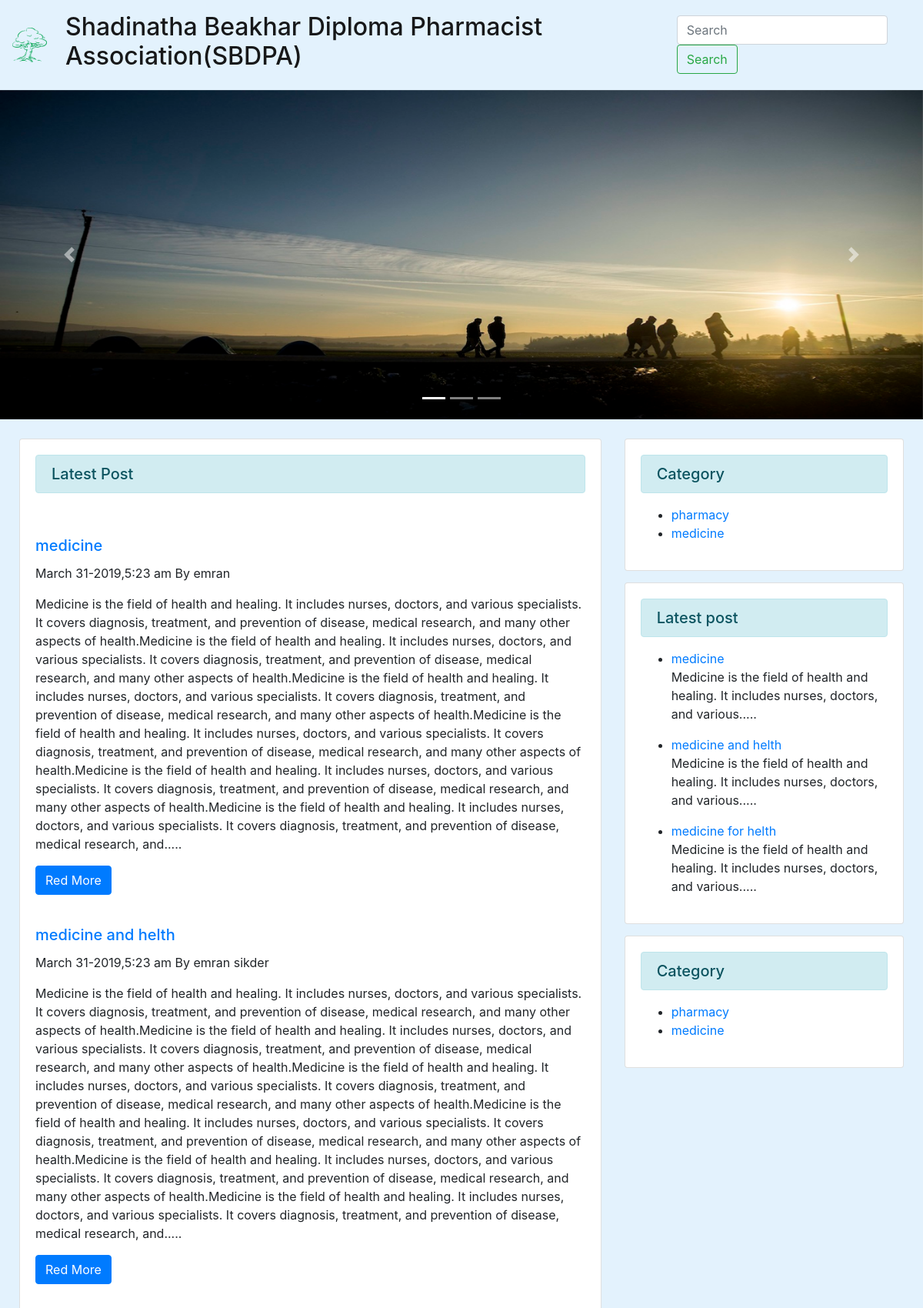
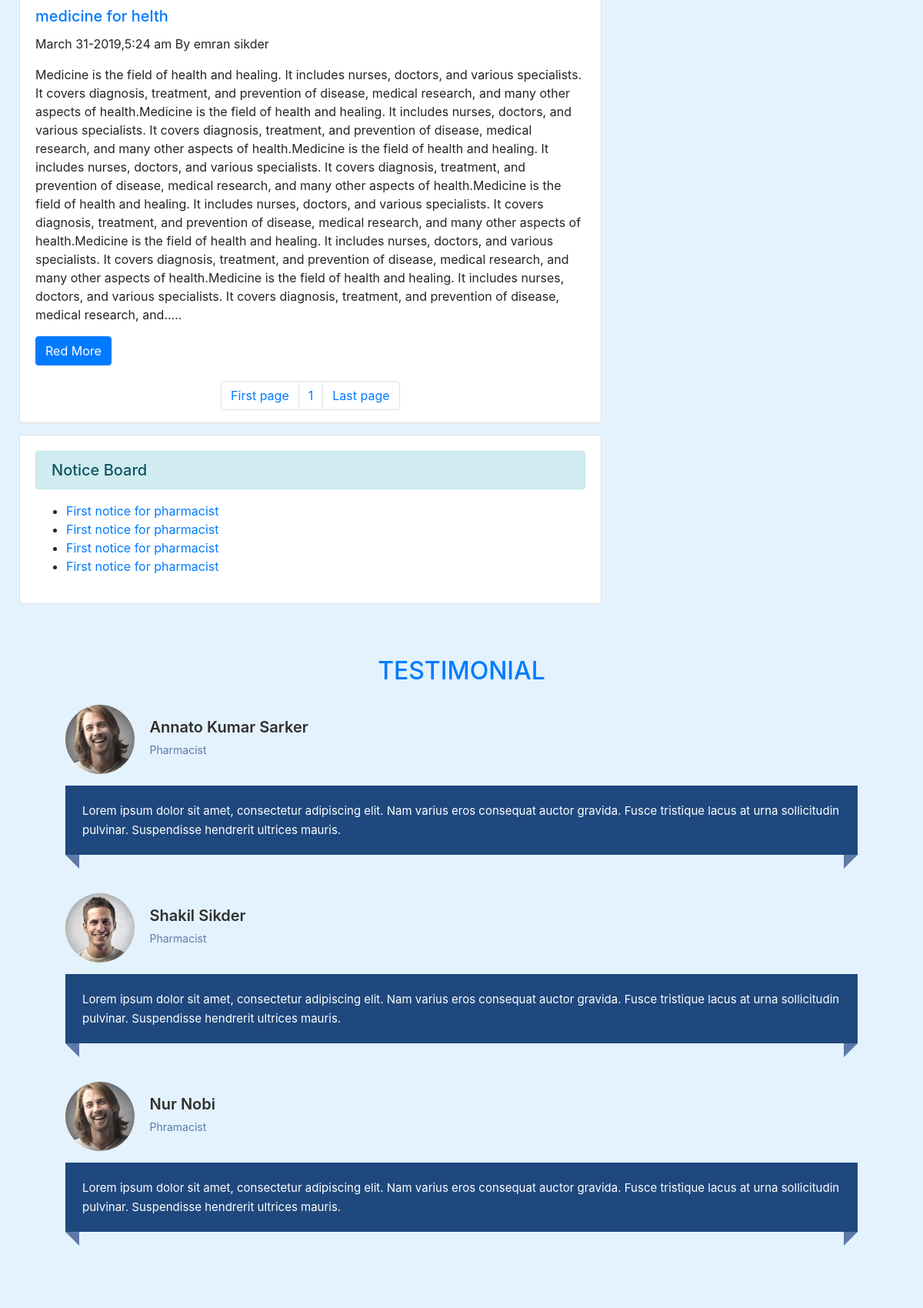
The page / (upper part) on the database its author committed (2 pictures, top to bottom).
### tables this page shows
CREATE TABLE `tbl_post` (
  `id` int(11) NOT NULL,
  `cat` int(11) NOT NULL,
  `title` varchar(255) NOT NULL,
  `body` text NOT NULL,
  `author` varchar(50) NOT NULL,
  `tags` varchar(255) NOT NULL,
  `date` timestamp NOT NULL DEFAULT CURRENT_TIMESTAMP
);

CREATE TABLE `tbl_cat` (
  `id` int(11) NOT NULL,
  `name` varchar(60) NOT NULL
);

### database.php (called while the page is built, shortened)
<?php
Class Database{
	public $host   = DB_HOST;
	public $user   = DB_USER;
	public $pass   = DB_PASS;
	public $dbname = DB_NAME;
	public $link;
	private function connectDB(){
	$this->link = new mysqli($this->host, $this->user, $this->pass, $this->dbname);
 }
	public function select($query){
		$result = $this->link->query($query) or die($this->link->error.__LINE__);
		if($result->num_rows > 0){
			return $result;
		} else {
			return false;
		}
	}
}

### format.php (called while the page is built, shortened)
<?php
	class format{
		public function formatDate($date){
 			return date('F j-Y,g:i a',strtotime($date));
		}
		public function textShorten($text,$limit=1300){
			$text=$text." ";
			$text=substr($text,0,$limit);
			$text=substr($text,0,strrpos($text,' '));
			$text=$text.".....";
			return $text;
		}
	}
?>

### index.php (the view, shortened to what this page needs)
<?php include "header.php" ?>
<?php include "slider.php" ?>
<div class="row two-colum-row navbar-light " style="background-color: #e3f2fd;">
  <div class="col-sm-8 two-colum-first ">
	<div class="card w-90 card-margin">
		<div class="card-body">
			<div class="alert alert-info" role="alert">
				<h5 class="card-title card-text">Latest Post</h5>
			</div>
		</div>
		<?php
			$total_page=3;
			if(isset($_GET["page"])){
				$page=$_GET["page"];
			}else{ $page=1; }
			$start_form=($page-1)*$total_page;
		?>
		<?php
			$query="select * from tbl_post limit $start_form,$total_page";
			$post=$db->select($query);
			if($post){
				while($result=$post->fetch_assoc()){
		?>
	<div class="card-body">
		<h5 class="card-title"><a href="post.php?id=<?php echo $result['id']; ?>"><?php echo $result['title']; ?></a></h5>
		<p><?php echo $fm->formatDate($result['date']);?>&nbsp;By <?php echo $result['author']; ?></p>
	    <p><?php echo $fm->textShorten($result['body']); ?></p>
	<a href="post.php?id=<?php echo $result['id']; ?>" class="btn btn-primary">Red More</a>
	</div>
	<?php } ?>
	<nav aria-label="Page navigation example">
		<?php
				$query="select * from tbl_post";
				$result=$db->select($query);
				$total_rows=mysqli_num_rows($result);
				$total_pages=ceil($total_rows/$total_page);
		echo "<ul class='pagination justify-content-center'><li class='page-item'><a class='page-link' href='index.php?page=1' tabindex='-1'>".'First page'."</a></li>";
			for ($i=1; $i <=$total_pages; $i++) {
				echo "<li class='page-item'><a class='page-link' href='index.php?page=$i'>".$i."</a></li>";
			}
		echo "<li class='page-item'><a class='page-link' href='index.php?page=$total_pages'>".'Last page'."</a></li>
		</ul>" ?>
	</nav>
	<?php }else {header("Location:404.php");} ?>
	</div>
	<?php include "notice.php" ?>
  </div>
  <?php include "siderbar.php" ?>
</div>
<div class="container mt-5">
	<div class="text-center mb-4"><h2 class="text-primary">TESTIMONIAL</h2></div>
	<div class="row">
		<div class="col-md-12">
			<div id="testimonial-slider" class="owl-carousel">
				<div class="testimonial">
                    <div class="pic">
                        <img src="img/testimonial-1.jpg">
                    </div>
                    <div class="testimonial-profile">
                        <h3 class="title">Annato kumar Sarker</h3>
                        <span class="post">Pharmacist</span>
                    </div>
                    <p class="description">
                        Lorem ipsum dolor sit amet, consectetur adipiscing elit. Nam varius eros consequat auctor gravida. Fusce tristique lacus at urna sollicitudin pulvinar. Suspendisse hendrerit ultrices mauris.
                    </p>
                </div>
			 <div class="testimonial">
                    <div class="pic">
                        <img src="img/testimonial-2.jpg">
                    </div>
                    <div class="testimonial-profile">
                        <h3 class="title">Shakil Sikder</h3>
                        <span class="post">Pharmacist</span>
                    </div>
                    <p class="description">
                        Lorem ipsum dolor sit amet, consectetur adipiscing elit. Nam varius eros consequat auctor gravida. Fusce tristique lacus at urna sollicitudin pulvinar. Suspendisse hendrerit ultrices mauris.
                    </p>
                </div>
                <div class="testimonial">
                    <div class="pic">
                        <img src="img/testimonial-1.jpg">
                    </div>
                    <div class="testimonial-profile">
                        <h3 class="title">Nur nobi</h3>
                        <span class="post">Phramacist</span>
                    </div>
                    <p class="description">
                        Lorem ipsum dolor sit amet, consectetur adipiscing elit. Nam varius eros consequat auctor gravida. Fusce tristique lacus at urna sollicitudin pulvinar. Suspendisse hendrerit ultrices mauris.
                    </p>
                </div>
		</div>
	</div>
</div>
</div>
</body>
</html>

### siderbar.php
<div class="col-sm-4 two-colum-second">
	<div class="card w-95 card-margin">
	<div class="card-body">
	<div class="alert alert-info" role="alert">
		<h5 class="card-title card-text">Category</h5>
	</div>
	<ul>
		<?php
		 $query="select * from tbl_cat";
		 $category=$db->select($query);
			if($category){
				while($result=$category->fetch_assoc()){
		 ?>
		<li><a href="posts.php?category=<?php echo $result['id']; ?>"><?php echo $result['name']; ?></a></li>
		<?php } }else {?>
		<li>No Category created</li>
		<?php } ?>
	</ul>
	</div>
	</div>
	<div class="card w-95 card-margin">
	<div class="card-body">
	<div class="alert alert-info" role="alert">
		<h5 class="card-title card-text">Latest post</h5>
	</div>
	<ul>
		<?php
		 $query="select * from tbl_post limit 7";
		 $category=$db->select($query);
			if($category){
				while($result=$category->fetch_assoc()){
		 ?>
		<li><a href="post.php?id=<?php echo $result['id']; ?>"><?php echo $result['title']; ?></a></li>
		<?php echo $fm->textShorten($result['body'],100); ?>
		<?php } }?>
	</ul>
	</div>
  </div>
  <div class="card w-95 card-margin">
	<div class="card-body">
	<div class="alert alert-info" role="alert">
		<h5 class="card-title card-text">Category</h5>
	</div>
	<ul>
		<?php
		 $query="select * from tbl_cat";
		 $category=$db->select($query);
			if($category){
				while($result=$category->fetch_assoc()){
		 ?>
		<li><a href="posts.php?category=<?php echo $result['id']; ?>"><?php echo $result['name']; ?></a></li>
		<?php } }else {?>
		<li>No Category created</li>
		<?php } ?>
	</ul>
	</div>
	</div>

### css/myStyle.css (style rules this page uses)
.testimonial { margin: 0 40px 50px; }
.testimonial .pic { display: inline-block; width: 90px; height: 90px; border-radius: 50%; margin: 0 15px 15px 0; }
.testimonial .pic img { width: 100%; height: auto; border-radius: 50%; }
.testimonial .testimonial-profile { display: inline-block; position: relative; top: 15px; }
.testimonial .title { display: block; font-size: 20px; font-weight: 600; color: #2f2f2f; text-transform: capitalize; margin: 0 0 7px 0; }
.testimonial .post { display: block; font-size: 14px; color: #5d7aa7; }
.testimonial .description { padding: 20px 22px; background: #1f487e; font-size: 15px; color: #fff; line-height: 25px; margin: 0; position: relative; }
.testimonial .description:before, .testimonial .description:after { content: ""; border-width: 18px 0 0 18px; border-style: solid; border-color: #5d7aa7 transparent transparent; position: absolute; bottom: -18px; left: 0; }
.testimonial .description:after { border-width: 18px 18px 0 0; left: auto; right: 0; }
.two-colum-row { margin: 0px; padding:10px; }
.two-colum-first { padding-top: 15px; padding-bottom:5px; }
.two-colum-second { padding-top: 15px; padding-bottom:5px; }
.card-margin { margin-bottom:15px; }

### rows shown on the page
tbl_post: title "medicine", date "March 31-2019,5:23 am", author "emran", body "Medicine is the field of health and healing. It includes nurses, doctors, and various specialists. It covers diagnosis, treatment, and prevention of disease, medical research, and many other aspects of health. Medicine is the field of health and healing. It includes nurses, doctors, and various specialists. It covers diagnosis, treatment, and prevention of disease, medical research, and many other aspects of health. Medicine is the field of health and healing. It includes nurses, doctors, and various specialists. It covers diagnosis, treatment, and prevention of disease, medical research, and many other aspects of health. Medicine is the field of health and healing. It includes nurses,…", body "Medicine is the field of health and healing. It includes nurses, doctors, and various....."
tbl_post: title "medicine and helth", date "March 31-2019,5:23 am", author "emran sikder", body "Medicine is the field of health and healing. It includes nurses, doctors, and various specialists. It covers diagnosis, treatment, and prevention of disease, medical research, and many other aspects of health. Medicine is the field of health and healing. It includes nurses, doctors, and various specialists. It covers diagnosis, treatment, and prevention of disease, medical research, and many other aspects of health. Medicine is the field of health and healing. It includes nurses, doctors, and various specialists. It covers diagnosis, treatment, and prevention of disease, medical research, and many other aspects of health. Medicine is the field of health and healing. It includes nurses,…", body "Medicine is the field of health and healing. It includes nurses, doctors, and various....."
tbl_post: title "medicine for helth", date "March 31-2019,5:24 am", author "emran sikder", body "Medicine is the field of health and healing. It includes nurses, doctors, and various specialists. It covers diagnosis, treatment, and prevention of disease, medical research, and many other aspects of health. Medicine is the field of health and healing. It includes nurses, doctors, and various specialists. It covers diagnosis, treatment, and prevention of disease, medical research, and many other aspects of health. Medicine is the field of health and healing. It includes nurses, doctors, and various specialists. It covers diagnosis, treatment, and prevention of disease, medical research, and many other aspects of health. Medicine is the field of health and healing. It includes nurses,…", body "Medicine is the field of health and healing. It includes nurses, doctors, and various....."
tbl_cat: name "pharmacy"
tbl_cat: name "medicine"
